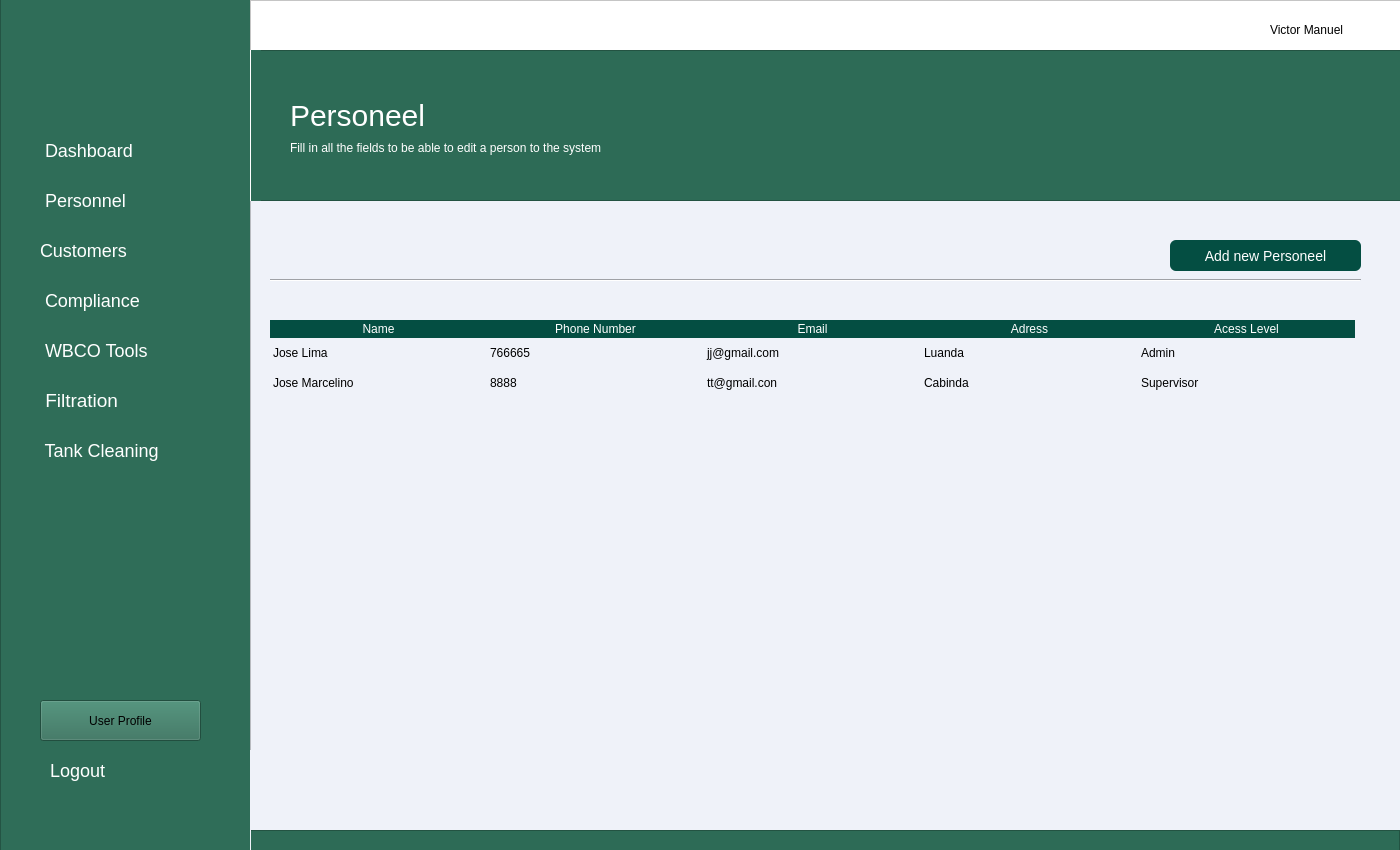
<?xml version="1.0" encoding="UTF-8"?>
<ui version="4.0">
 <class>MainWindow</class>
 <widget class="QMainWindow" name="MainWindow">
  <property name="geometry">
   <rect>
    <x>0</x>
    <y>0</y>
    <width>1400</width>
    <height>850</height>
   </rect>
  </property>
  <property name="minimumSize">
   <size>
    <width>1400</width>
    <height>850</height>
   </size>
  </property>
  <property name="maximumSize">
   <size>
    <width>1400</width>
    <height>850</height>
   </size>
  </property>
  <property name="windowTitle">
   <string>Dashboard</string>
  </property>
  <widget class="QWidget" name="centralwidget">
   <widget class="QFrame" name="frame_aside_menu">
    <property name="geometry">
     <rect>
      <x>0</x>
      <y>-10</y>
      <width>251</width>
      <height>861</height>
     </rect>
    </property>
    <property name="styleSheet">
     <string notr="true">
background-color:#2f6d58</string>
    </property>
    <property name="frameShape">
     <enum>QFrame::StyledPanel</enum>
    </property>
    <property name="frameShadow">
     <enum>QFrame::Raised</enum>
    </property>
    <widget class="QLabel" name="label_15">
     <property name="geometry">
      <rect>
       <x>10</x>
       <y>30</y>
       <width>221</width>
       <height>91</height>
      </rect>
     </property>
     <property name="styleSheet">
      <string notr="true">image: url(:/img/logo_tecsep-1-removebg-preview.png);</string>
     </property>
     <property name="text">
      <string/>
     </property>
    </widget>
    <widget class="QPushButton" name="btn_dashboard">
     <property name="geometry">
      <rect>
       <x>30</x>
       <y>140</y>
       <width>191</width>
       <height>41</height>
      </rect>
     </property>
     <property name="styleSheet">
      <string notr="true">

QPushButton#btn_dashboard{

border:none;
color:white;
font-size:18px;
border-radius: 12px;
transition: background-color 0.5s ease;
padding:10px;
text-align:left;
}

QPushButton#btn_dashboard:hover{
 background-color: #044e42;
border-radius: 12px;
transition: background-color 0.5s ease;
padding:10px;
}

QPushButton#btn_dashboard:pressed {
 background-color: #044e42;
border-radius: 12px;
background-color: #033029;
padding:10px;
 }


</string>
     </property>
     <property name="text">
      <string> Dashboard</string>
     </property>
     <property name="icon">
      <iconset>
       <normaloff>house-solid.svg</normaloff>house-solid.svg</iconset>
     </property>
     <property name="iconSize">
      <size>
       <width>25</width>
       <height>25</height>
      </size>
     </property>
     <property name="flat">
      <bool>false</bool>
     </property>
    </widget>
    <widget class="QPushButton" name="btn_compliance">
     <property name="geometry">
      <rect>
       <x>30</x>
       <y>290</y>
       <width>191</width>
       <height>41</height>
      </rect>
     </property>
     <property name="styleSheet">
      <string notr="true">QPushButton#btn_compliance{

border:none;
color:white;
font-size:18px;
border-radius: 12px;
transition: background-color 0.5s ease;
text-align:left;
padding:10px
}

QPushButton#btn_compliance:hover{
 background-color: #044e42;
border-radius: 12px;
transition: background-color 0.5s ease;
}

QPushButton#btn_compliance:pressed {
 background-color: #044e42;
border-radius: 12px;
background-color: #033029;
 }
</string>
     </property>
     <property name="text">
      <string> Compliance</string>
     </property>
     <property name="icon">
      <iconset>
       <normaloff>vial-solid.svg</normaloff>vial-solid.svg</iconset>
     </property>
     <property name="iconSize">
      <size>
       <width>25</width>
       <height>25</height>
      </size>
     </property>
     <property name="flat">
      <bool>false</bool>
     </property>
    </widget>
    <widget class="QPushButton" name="btn_wbco">
     <property name="geometry">
      <rect>
       <x>30</x>
       <y>340</y>
       <width>191</width>
       <height>41</height>
      </rect>
     </property>
     <property name="styleSheet">
      <string notr="true">QPushButton#btn_wbco{

border:none;
color:white;
font-size:18px;
border-radius: 12px;
transition: background-color 0.5s ease;
text-align:left;
padding:10px;
}

QPushButton#btn_wbco:hover{
 background-color: #044e42;
border-radius: 12px;
transition: background-color 0.5s ease;
}

QPushButton#btn_wbco:pressed {
 background-color: #044e42;
border-radius: 12px;
background-color: #033029;
 }</string>
     </property>
     <property name="text">
      <string> WBCO Tools</string>
     </property>
     <property name="icon">
      <iconset>
       <normaloff>tools.svg</normaloff>tools.svg</iconset>
     </property>
     <property name="iconSize">
      <size>
       <width>25</width>
       <height>25</height>
      </size>
     </property>
     <property name="flat">
      <bool>false</bool>
     </property>
    </widget>
    <widget class="QPushButton" name="btn_filtration">
     <property name="geometry">
      <rect>
       <x>30</x>
       <y>390</y>
       <width>191</width>
       <height>41</height>
      </rect>
     </property>
     <property name="styleSheet">
      <string notr="true">QPushButton#btn_filtration{

border:none;
color:white;
font-size:19px;
border-radius: 12px;
transition: background-color 0.5s ease;
text-align:left;
padding:10px;
}

QPushButton#btn_filtration:hover{
 background-color: #044e42;
border-radius: 12px;
transition: background-color 0.5s ease;
}

QPushButton#btn_filtration:pressed {
 background-color: #044e42;
border-radius: 12px;
background-color: #033029;
 }</string>
     </property>
     <property name="text">
      <string> Filtration</string>
     </property>
     <property name="icon">
      <iconset>
       <normaloff>oil-well-solid.svg</normaloff>oil-well-solid.svg</iconset>
     </property>
     <property name="iconSize">
      <size>
       <width>25</width>
       <height>25</height>
      </size>
     </property>
     <property name="flat">
      <bool>false</bool>
     </property>
    </widget>
    <widget class="QPushButton" name="btn_tank_cleaning">
     <property name="geometry">
      <rect>
       <x>30</x>
       <y>440</y>
       <width>191</width>
       <height>41</height>
      </rect>
     </property>
     <property name="styleSheet">
      <string notr="true">QPushButton#btn_tank_cleaning{

border:none;
color:white;
font-size:18px;
border-radius: 12px;
transition: background-color 0.5s ease;
padding:10px;
text-align:left;
}

QPushButton#btn_tank_cleaning:hover{
 background-color: #044e42;
border-radius: 12px;
transition: background-color 0.5s ease;
padding:10px;
}

QPushButton#btn_tank_cleaning:pressed {
 background-color: #044e42;
border-radius: 12px;
background-color: #033029;
 }</string>
     </property>
     <property name="text">
      <string> Tank Cleaning</string>
     </property>
     <property name="icon">
      <iconset>
       <normaloff>soap-solid.svg</normaloff>soap-solid.svg</iconset>
     </property>
     <property name="iconSize">
      <size>
       <width>25</width>
       <height>25</height>
      </size>
     </property>
     <property name="flat">
      <bool>false</bool>
     </property>
    </widget>
    <widget class="QPushButton" name="btn_user_profile">
     <property name="geometry">
      <rect>
       <x>40</x>
       <y>710</y>
       <width>161</width>
       <height>41</height>
      </rect>
     </property>
     <property name="styleSheet">
      <string notr="true">QPushButton#btn_user_profile{

border:none;
color:white;
font-size:18px;
border-radius: 12px;
transition: background-color 0.5s ease;
padding:10px;
text-align:left;
}

QPushButton#btn_user_profile:hover{
 background-color: #044e42;
border-radius: 12px;
transition: background-color 0.5s ease;
padding:10px;
}

QPushButton#btn_user_profile:pressed {
 background-color: #044e42;
border-radius: 12px;
background-color: #033029;
 }</string>
     </property>
     <property name="text">
      <string>User Profile</string>
     </property>
     <property name="icon">
      <iconset>
       <normaloff>user-solid.svg</normaloff>user-solid.svg</iconset>
     </property>
     <property name="iconSize">
      <size>
       <width>25</width>
       <height>25</height>
      </size>
     </property>
     <property name="flat">
      <bool>false</bool>
     </property>
    </widget>
    <widget class="QPushButton" name="btn_logout">
     <property name="geometry">
      <rect>
       <x>40</x>
       <y>760</y>
       <width>161</width>
       <height>41</height>
      </rect>
     </property>
     <property name="styleSheet">
      <string notr="true">QPushButton#btn_logout{

border:none;
color:white;
font-size:18px;
border-radius: 12px;
transition: background-color 0.5s ease;
padding:10px;
text-align:left;
}

QPushButton#btn_logout:hover{
 background-color: #044e42;
border-radius: 12px;
transition: background-color 0.5s ease;
padding:10px;
}

QPushButton#btn_logout:pressed {
 background-color: #044e42;
border-radius: 12px;
background-color: #033029;
 }</string>
     </property>
     <property name="text">
      <string>Logout</string>
     </property>
     <property name="icon">
      <iconset>
       <normaloff>right-from-bracket-solid.svg</normaloff>right-from-bracket-solid.svg</iconset>
     </property>
     <property name="iconSize">
      <size>
       <width>25</width>
       <height>25</height>
      </size>
     </property>
     <property name="flat">
      <bool>false</bool>
     </property>
    </widget>
    <widget class="QPushButton" name="btn_user">
     <property name="geometry">
      <rect>
       <x>30</x>
       <y>190</y>
       <width>191</width>
       <height>41</height>
      </rect>
     </property>
     <property name="styleSheet">
      <string notr="true">

QPushButton#btn_user{

border:none;
color:white;
font-size:18px;
border-radius: 12px;
transition: background-color 0.5s ease;
padding:10px;
text-align:left;
}

QPushButton#btn_user:hover{
 background-color: #044e42;
border-radius: 12px;
transition: background-color 0.5s ease;
padding:10px;
}

QPushButton#btn_user:pressed {
 background-color: #044e42;
border-radius: 12px;
background-color: #033029;
padding:10px;
 }


</string>
     </property>
     <property name="text">
      <string> Personnel</string>
     </property>
     <property name="icon">
      <iconset>
       <normaloff>user-solid.svg</normaloff>user-solid.svg</iconset>
     </property>
     <property name="iconSize">
      <size>
       <width>25</width>
       <height>25</height>
      </size>
     </property>
     <property name="flat">
      <bool>false</bool>
     </property>
    </widget>
    <widget class="QPushButton" name="btn_customer">
     <property name="geometry">
      <rect>
       <x>30</x>
       <y>240</y>
       <width>191</width>
       <height>41</height>
      </rect>
     </property>
     <property name="styleSheet">
      <string notr="true">

QPushButton#btn_customer{

border:none;
color:white;
font-size:18px;
border-radius: 12px;
transition: background-color 0.5s ease;
padding:10px;
text-align:left;
}

QPushButton#btn_customer:hover{
 background-color: #044e42;
border-radius: 12px;
transition: background-color 0.5s ease;
padding:10px;
}

QPushButton#btn_customer:pressed {
 background-color: #044e42;
border-radius: 12px;
background-color: #033029;
padding:10px;
 }


</string>
     </property>
     <property name="text">
      <string>Customers</string>
     </property>
     <property name="icon">
      <iconset>
       <normaloff>user-group-solid.svg</normaloff>user-group-solid.svg</iconset>
     </property>
     <property name="iconSize">
      <size>
       <width>25</width>
       <height>25</height>
      </size>
     </property>
     <property name="flat">
      <bool>false</bool>
     </property>
    </widget>
   </widget>
   <widget class="QFrame" name="frame">
    <property name="geometry">
     <rect>
      <x>250</x>
      <y>0</y>
      <width>1151</width>
      <height>861</height>
     </rect>
    </property>
    <property name="sizePolicy">
     <sizepolicy hsizetype="Fixed" vsizetype="Preferred">
      <horstretch>0</horstretch>
      <verstretch>0</verstretch>
     </sizepolicy>
    </property>
    <property name="minimumSize">
     <size>
      <width>1151</width>
      <height>861</height>
     </size>
    </property>
    <property name="maximumSize">
     <size>
      <width>16777215</width>
      <height>861</height>
     </size>
    </property>
    <property name="font">
     <font>
      <pointsize>11</pointsize>
     </font>
    </property>
    <property name="styleSheet">
     <string notr="true">background-color:#eff2f9;

</string>
    </property>
    <property name="frameShape">
     <enum>QFrame::StyledPanel</enum>
    </property>
    <property name="frameShadow">
     <enum>QFrame::Raised</enum>
    </property>
    <widget class="QFrame" name="frame_2">
     <property name="geometry">
      <rect>
       <x>0</x>
       <y>0</y>
       <width>1151</width>
       <height>51</height>
      </rect>
     </property>
     <property name="styleSheet">
      <string notr="true">background-color:#fff</string>
     </property>
     <property name="frameShape">
      <enum>QFrame::StyledPanel</enum>
     </property>
     <property name="frameShadow">
      <enum>QFrame::Raised</enum>
     </property>
     <widget class="QLabel" name="label_12">
      <property name="geometry">
       <rect>
        <x>1020</x>
        <y>20</y>
        <width>111</width>
        <height>20</height>
       </rect>
      </property>
      <property name="styleSheet">
       <string notr="true"/>
      </property>
      <property name="text">
       <string>Victor Manuel</string>
      </property>
     </widget>
     <widget class="QPushButton" name="pushButton_5">
      <property name="geometry">
       <rect>
        <x>980</x>
        <y>10</y>
        <width>31</width>
        <height>31</height>
       </rect>
      </property>
      <property name="styleSheet">
       <string notr="true">background-color: #fff;
border-radius:30px;
width:30px;
height:30px;</string>
      </property>
      <property name="text">
       <string/>
      </property>
      <property name="icon">
       <iconset>
        <normaloff>user_dark.svg</normaloff>user_dark.svg</iconset>
      </property>
      <property name="iconSize">
       <size>
        <width>25</width>
        <height>25</height>
       </size>
      </property>
     </widget>
    </widget>
    <widget class="QFrame" name="frame_3">
     <property name="geometry">
      <rect>
       <x>0</x>
       <y>50</y>
       <width>1151</width>
       <height>151</height>
      </rect>
     </property>
     <property name="styleSheet">
      <string notr="true">background-color:#2d6b56;</string>
     </property>
     <property name="frameShape">
      <enum>QFrame::StyledPanel</enum>
     </property>
     <property name="frameShadow">
      <enum>QFrame::Raised</enum>
     </property>
     <widget class="QLabel" name="label">
      <property name="geometry">
       <rect>
        <x>40</x>
        <y>50</y>
        <width>151</width>
        <height>31</height>
       </rect>
      </property>
      <property name="styleSheet">
       <string notr="true">font-size: 30px;
color:#fff;</string>
      </property>
      <property name="text">
       <string>Personeel</string>
      </property>
     </widget>
     <widget class="Line" name="line">
      <property name="geometry">
       <rect>
        <x>-10</x>
        <y>0</y>
        <width>21</width>
        <height>151</height>
       </rect>
      </property>
      <property name="styleSheet">
       <string notr="true">color: rgb(255, 255, 255);
border-color: rgb(255, 255, 255);</string>
      </property>
      <property name="frameShadow">
       <enum>QFrame::Plain</enum>
      </property>
      <property name="orientation">
       <enum>Qt::Vertical</enum>
      </property>
     </widget>
     <widget class="QLabel" name="label_2">
      <property name="geometry">
       <rect>
        <x>40</x>
        <y>90</y>
        <width>431</width>
        <height>16</height>
       </rect>
      </property>
      <property name="styleSheet">
       <string notr="true">color: rgb(255, 255, 255);
font: 9pt &quot;MS Shell Dlg 2&quot;;</string>
      </property>
      <property name="text">
       <string>Fill in all the fields to be able to edit a person to the system</string>
      </property>
     </widget>
    </widget>
    <widget class="QFrame" name="frame_9">
     <property name="geometry">
      <rect>
       <x>-1</x>
       <y>830</y>
       <width>1151</width>
       <height>31</height>
      </rect>
     </property>
     <property name="styleSheet">
      <string notr="true">background-color:#2d6b56;</string>
     </property>
     <property name="frameShape">
      <enum>QFrame::StyledPanel</enum>
     </property>
     <property name="frameShadow">
      <enum>QFrame::Raised</enum>
     </property>
    </widget>
    <widget class="Line" name="line_2">
     <property name="geometry">
      <rect>
       <x>-40</x>
       <y>750</y>
       <width>41</width>
       <height>151</height>
      </rect>
     </property>
     <property name="styleSheet">
      <string notr="true">color: rgb(255, 255, 255);
border-color: rgb(255, 255, 255);</string>
     </property>
     <property name="frameShadow">
      <enum>QFrame::Plain</enum>
     </property>
     <property name="orientation">
      <enum>Qt::Vertical</enum>
     </property>
    </widget>
    <widget class="Line" name="line_3">
     <property name="geometry">
      <rect>
       <x>20</x>
       <y>270</y>
       <width>1091</width>
       <height>20</height>
      </rect>
     </property>
     <property name="styleSheet">
      <string notr="true">color: rgb(255, 255, 255);
</string>
     </property>
     <property name="orientation">
      <enum>Qt::Horizontal</enum>
     </property>
    </widget>
    <widget class="QPushButton" name="btn_add_personeel">
     <property name="geometry">
      <rect>
       <x>920</x>
       <y>240</y>
       <width>191</width>
       <height>31</height>
      </rect>
     </property>
     <property name="styleSheet">
      <string notr="true">

QPushButton#btn_add_personeel{

border:none;
background-color:#044e42;
color:white;
font-size:14px;
border-radius: 6px;
transition: background-color 0.5s ease;
padding:10px;
text-align:rigth;
}

QPushButton#btn_add_personeel:hover{
 background-color: #044e42;
border-radius: 6px;
transition: background-color 0.5s ease;
padding:10px;
}

QPushButton#btn_add_personeel:pressed {
 background-color: #044e42;
border-radius: 6px;
background-color: #033029;
padding:10px;
 }
</string>
     </property>
     <property name="text">
      <string>Add new Personeel</string>
     </property>
     <property name="icon">
      <iconset>
       <normaloff>user-group-solid.svg</normaloff>user-group-solid.svg</iconset>
     </property>
    </widget>
    <widget class="QTableWidget" name="tableWidget">
     <property name="geometry">
      <rect>
       <x>20</x>
       <y>320</y>
       <width>1091</width>
       <height>421</height>
      </rect>
     </property>
     <property name="autoFillBackground">
      <bool>true</bool>
     </property>
     <property name="styleSheet">
      <string notr="true">QTableWidget{


border:none;
selection-color:green;
selection-background-color:red;

}

QTableWidget::item:selected{
color:white;
background-color:#044e42;


}

QHeaderView::section{

background-color:#044e42;
color:#fff;
font: 10pt &quot;MS Shell Dlg 2&quot;;
border:none;
}



</string>
     </property>
     <property name="frameShape">
      <enum>QFrame::NoFrame</enum>
     </property>
     <property name="frameShadow">
      <enum>QFrame::Sunken</enum>
     </property>
     <property name="selectionMode">
      <enum>QAbstractItemView::SingleSelection</enum>
     </property>
     <property name="selectionBehavior">
      <enum>QAbstractItemView::SelectRows</enum>
     </property>
     <property name="textElideMode">
      <enum>Qt::ElideMiddle</enum>
     </property>
     <property name="showGrid">
      <bool>false</bool>
     </property>
     <property name="gridStyle">
      <enum>Qt::NoPen</enum>
     </property>
     <property name="sortingEnabled">
      <bool>false</bool>
     </property>
     <property name="cornerButtonEnabled">
      <bool>false</bool>
     </property>
     <attribute name="horizontalHeaderDefaultSectionSize">
      <number>217</number>
     </attribute>
     <attribute name="horizontalHeaderHighlightSections">
      <bool>false</bool>
     </attribute>
     <attribute name="verticalHeaderVisible">
      <bool>false</bool>
     </attribute>
     <row>
      <property name="text">
       <string>1</string>
      </property>
     </row>
     <row>
      <property name="text">
       <string>New Row</string>
      </property>
     </row>
     <row>
      <property name="text">
       <string>3</string>
      </property>
     </row>
     <column>
      <property name="text">
       <string>Name</string>
      </property>
     </column>
     <column>
      <property name="text">
       <string>Phone Number</string>
      </property>
     </column>
     <column>
      <property name="text">
       <string>Email</string>
      </property>
     </column>
     <column>
      <property name="text">
       <string>Adress</string>
      </property>
     </column>
     <column>
      <property name="text">
       <string>Acess Level</string>
      </property>
     </column>
     <item row="0" column="0">
      <property name="text">
       <string>Jose Lima</string>
      </property>
     </item>
     <item row="0" column="1">
      <property name="text">
       <string>766665</string>
      </property>
     </item>
     <item row="0" column="2">
      <property name="text">
       <string>jj@gmail.com</string>
      </property>
     </item>
     <item row="0" column="3">
      <property name="text">
       <string>Luanda</string>
      </property>
     </item>
     <item row="0" column="4">
      <property name="text">
       <string>Admin</string>
      </property>
     </item>
     <item row="1" column="0">
      <property name="text">
       <string>Jose Marcelino</string>
      </property>
     </item>
     <item row="1" column="1">
      <property name="text">
       <string>8888</string>
      </property>
     </item>
     <item row="1" column="2">
      <property name="text">
       <string>tt@gmail.con</string>
      </property>
     </item>
     <item row="1" column="3">
      <property name="text">
       <string>Cabinda</string>
      </property>
     </item>
     <item row="1" column="4">
      <property name="text">
       <string>Supervisor</string>
      </property>
     </item>
    </widget>
   </widget>
  </widget>
  <widget class="QMenuBar" name="menubar">
   <property name="geometry">
    <rect>
     <x>0</x>
     <y>0</y>
     <width>1400</width>
     <height>26</height>
    </rect>
   </property>
  </widget>
 </widget>
 <resources>
  <include location="res.qrc"/>
 </resources>
 <connections/>
</ui>
